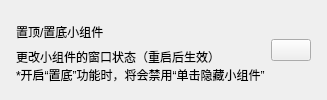
          <widget class="CardWidget" name="CardWidget">
           <property name="minimumSize">
            <size>
             <width>0</width>
             <height>70</height>
            </size>
           </property>
           <layout class="QHBoxLayout" name="horizontalLayout">
            <property name="leftMargin">
             <number>16</number>
            </property>
            <property name="topMargin">
             <number>16</number>
            </property>
            <property name="rightMargin">
             <number>16</number>
            </property>
            <property name="bottomMargin">
             <number>16</number>
            </property>
            <item>
             <layout class="QVBoxLayout" name="verticalLayout_4">
              <property name="spacing">
               <number>0</number>
              </property>
              <item>
               <widget class="StrongBodyLabel" name="StrongBodyLabel_2">
                <property name="text">
                 <string>置顶/置底小组件</string>
                </property>
               </widget>
              </item>
              <item>
               <widget class="CaptionLabel" name="CaptionLabel_3">
                <property name="sizePolicy">
                 <sizepolicy hsizetype="Expanding" vsizetype="Preferred">
                  <horstretch>0</horstretch>
                  <verstretch>0</verstretch>
                 </sizepolicy>
                </property>
                <property name="text">
                 <string>更改小组件的窗口状态（重启后生效）
*开启“置底”功能时，将会禁用“单击隐藏小组件”</string>
                </property>
                <property name="wordWrap">
                 <bool>false</bool>
                </property>
                <property name="lightColor" stdset="0">
                 <color alpha="150">
                  <red>0</red>
                  <green>0</green>
                  <blue>0</blue>
                 </color>
                </property>
                <property name="darkColor" stdset="0">
                 <color alpha="200">
                  <red>255</red>
                  <green>255</green>
                  <blue>255</blue>
                 </color>
                </property>
               </widget>
              </item>
             </layout>
            </item>
            <item>
             <widget class="ComboBox" name="window_status_combo"/>
            </item>
           </layout>
          </widget>
